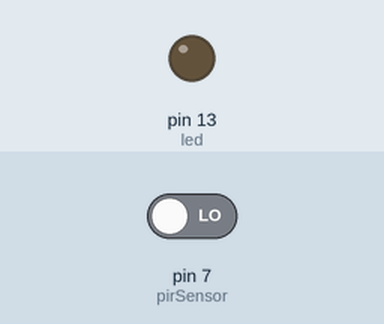
The sketch below on a simulated Arduino Uno, built with avr-gcc and run on an emulated ATmega328P. Parts: output pins drawn as LEDs (lit = HIGH). The inputs (shaded band) are chosen by the test bench; at power-on: pin 7 (pirSensor) LOW.

Above: at 1.2 s.
1.3 s: pin 7 (pirSensor) driven HIGH
At 1.8 s:
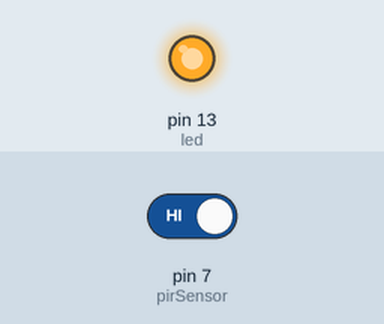
2.8 s: pin 7 (pirSensor) driven LOW
At 4.2 s:
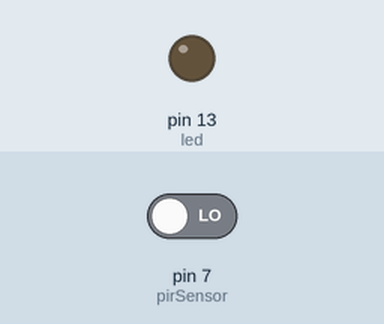
Timing chart, 0 to 5.8 s (numbered marks = the images above; inputs shaded):
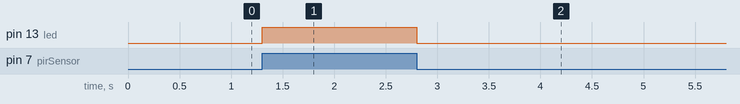

Measured:
- after the input at 1.3 s, pin 13 (led): LOW → HIGH at once
- after the input at 2.8 s, pin 13 (led): HIGH → LOW at once

The sketch:

Moton_detector.ino
```cpp
int led = 13;         // LED connected to pin 13
int pirSensor = 7;    // PIR sensor connected to pin 7
int pirState = 0;     // Variable to store PIR sensor state

void setup() {
    pinMode(led, OUTPUT);  // Set LED pin as output
    pinMode(pirSensor, INPUT);  // Set PIR sensor pin as input
}

void loop() {
    pirState = digitalRead(pirSensor);  // Read PIR sensor

    if (pirState == HIGH) {  // Motion detected
        digitalWrite(led, HIGH);  // Turn LED ON
    } else {
        digitalWrite(led, LOW);   // Turn LED OFF
    }
}
```
